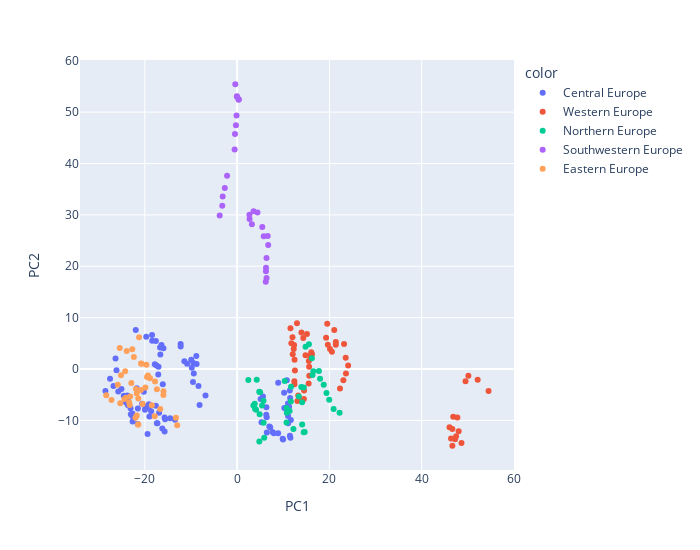

Notebook cell for this chart:
### Markdown cell above
Indeed, it seems like the first principal component separates some regions. Lets look at its interaction with the second principal component.

### Code cell
fig = px.scatter(
        x = comps[:,0],
        y = comps[:,1],
        color=subregions,
        hover_data={"Country" : pca_df.index.get_level_values(0)},
        labels = {"x": "PC1","y": "PC2"},
        height = 550,
        width=700

)
fig.show()

### Figure 1 — Plotly figure (JSON) as saved in the notebook; plotly's stock layout.template omitted (floating-point values rounded to 4 significant figures)
{"data": [{"customdata": [["AUT"], ["AUT"], ["AUT"], ["AUT"], ["AUT"], ["AUT"], ["AUT"], ["AUT"], ["AUT"], ["AUT"], ["AUT"], ["AUT"], ["AUT"], ["AUT"], ["CZE"], ["CZE"], ["CZE"], ["CZE"], ["CZE"], ["CZE"], ["CZE"], ["CZE"], ["CZE"], ["CZE"], ["CZE"], ["CZE"], ["CZE"], ["CZE"], ["DEU"], ["DEU"], ["DEU"], ["DEU"], ["DEU"], ["DEU"], ["DEU"], ["DEU"], ["DEU"], ["DEU"], ["DEU"], ["DEU"], ["DEU"], ["DEU"], ["HUN"], ["HUN"], ["HUN"], ["HUN"], ["HUN"], ["HUN"], ["HUN"], ["HUN"], ["HUN"], ["HUN"], ["HUN"], ["HUN"], ["HUN"], ["HUN"], ["POL"], ["POL"], ["POL"], ["POL"], ["POL"], ["POL"], ["POL"], ["POL"], ["POL"], ["POL"], ["POL"], ["POL"], ["POL"], ["POL"], ["SVK"], ["SVK"], ["SVK"], ["SVK"], ["SVK"], ["SVK"], ["SVK"], ["SVK"], ["SVK"], ["SVK"], ["SVK"], ["SVK"], ["SVK"], ["SVK"], ["SVN"], ["SVN"], ["SVN"], ["SVN"], ["SVN"], ["SVN"], ["SVN"], ["SVN"], ["SVN"], ["SVN"], ["SVN"], ["SVN"], ["SVN"], ["SVN"]], "hovertemplate": "color=Central Europe<br>PC1=%{x}<br>PC2=%{y}<br>Country=%{customdata[0]}<extra></extra>", "legendgroup": "Central Europe", "marker": {"color": "#636efa", "symbol": "circle"}, "mode": "markers", "name": "Central Europe", "orientation": "v", "showlegend": true, "type": "scatter", "x": [8.905, 10.18, 11.49, 11.42, 10.77, 11.01, 10.23, 10.82, 11.25, 11.03, 11.65, 11.05, 11.44, 11.55, -24.09, -23.03, -22.65, -22.73, -20.22, -19.89, -19.31, -19.12, -19.07, -19.01, -17.28, -17.39, -16.22, -15.72, 5.595, 6.344, 6.405, 6.312, 5.092, 5.289, 6.432, 6.981, 7.171, 7.665, 7.967, 8.881, 9.873, 9.955, -21.97, -19.69, -18.4, -17.61, -18.44, -16.71, -15.96, -16.4, -16.64, -17.48, -17.04, -17.83, -17.1, -16.11, -26.35, -26.15, -26.8, -28.54, -27.54, -25.76, -24.57, -24.12, -23.81, -23.68, -23.1, -22.71, -21.54, -19.41, -25.07, -23.66, -21.51, -20.59, -21.76, -19.98, -18.96, -18.64, -17.61, -16.91, -15.72, -15.62, -14.52, -13.46, -12.24, -10.83, -9.823, -9.945, -12.24, -11.44, -8.783, -8.846, -9.485, -9.392, -9.565, -8.377, -6.857, -8.142], "xaxis": "x", "y": [-2.668, -4.598, -5.651, -4.191, -2.2, -6.698, -7.591, -7.765, -7.322, -9.119, -9.931, -10.56, -12.96, -13.37, -6.493, -8.792, -10.21, -9.134, -4.417, -7.274, -7.502, -6.841, -7.033, -9.217, -10.55, -10.54, -11.59, -12.13, -5.353, -7.42, -9.402, -8.868, -5.831, -10.35, -12.32, -11.18, -11.31, -12.27, -12.47, -12.47, -13.58, -13.69, 7.595, 6.281, 5.506, 5.48, 6.648, 4.22, 4.039, 4.68, 2.815, 0.6908, 0.4494, 0.9229, -1.046, -2.964, 2.056, -0.2232, -3.282, -4.263, -1.897, -4.362, -5.185, -5.276, -5.167, -6.995, -7.649, -8.653, -10.7, -12.62, -3.865, -6.136, -7.688, -6.757, -3.756, -7.906, -7.216, -8.205, -7.137, -8.482, -9.447, -9.777, -9.588, -9.885, 4.892, 1.057, 0.2346, 1.801, 4.38, 1.5, 1.005, 2.556, 1.173, -0.8797, -2.535, -3.284, -5.138, -6.975], "yaxis": "y"}, {"customdata": [["BEL"], ["BEL"], ["BEL"], ["BEL"], ["BEL"], ["BEL"], ["BEL"], ["BEL"], ["BEL"], ["BEL"], ["BEL"], ["BEL"], ["BEL"], ["BEL"], ["FRA"], ["FRA"], ["FRA"], ["FRA"], ["FRA"], ["FRA"], ["FRA"], ["FRA"], ["FRA"], ["FRA"], ["FRA"], ["FRA"], ["FRA"], ["FRA"], ["LUX"], ["LUX"], ["LUX"], ["LUX"], ["LUX"], ["LUX"], ["LUX"], ["LUX"], ["LUX"], ["LUX"], ["LUX"], ["LUX"], ["LUX"], ["LUX"], ["NLD"], ["NLD"], ["NLD"], ["NLD"], ["NLD"], ["NLD"], ["NLD"], ["NLD"], ["NLD"], ["NLD"], ["NLD"], ["NLD"], ["NLD"], ["NLD"]], "hovertemplate": "color=Western Europe<br>PC1=%{x}<br>PC2=%{y}<br>Country=%{customdata[0]}<extra></extra>", "legendgroup": "Western Europe", "marker": {"color": "#EF553B", "symbol": "circle"}, "mode": "markers", "name": "Western Europe", "orientation": "v", "showlegend": true, "type": "scatter", "x": [19.53, 19.28, 20.12, 19.67, 21.05, 21.39, 20.54, 21.39, 23.18, 23.53, 24.06, 23.59, 23.03, 22.29, 12.97, 13.94, 12.34, 12.0, 11.56, 11.76, 12.05, 12.27, 12.44, 12.53, 12.4, 12.43, 13.24, 13.06, 50.12, 52.13, 54.49, 49.5, 46.84, 48.02, 46.65, 46.03, 47.24, 46.66, 47.73, 48.62, 47.46, 46.36, 14.33, 14.82, 15.55, 16.12, 15.13, 15.8, 16.22, 16.07, 15.61, 15.63, 15.5, 14.51, 14.47, 14.15], "xaxis": "x", "y": [8.834, 6.079, 3.899, 4.727, 7.625, 4.75, 3.368, 5.255, 4.855, 2.21, 0.687, -0.8618, -2.187, -3.762, 8.892, 7.1, 4.664, 6.174, 7.925, 5.021, 2.876, 3.917, 1.815, -0.2988, -2.356, -2.946, -5.168, -6.204, -1.306, -2.083, -4.261, -2.396, -9.266, -12.09, -11.64, -11.33, -13.67, -14.92, -9.424, -14.41, -13.05, -13.51, 6.059, 2.699, 1.59, 2.917, 6.831, 2.577, 2.832, 3.282, 0.4336, -1.284, -2.792, -4.155, -5.805, -6.154], "yaxis": "y"}, {"customdata": [["DNK"], ["DNK"], ["DNK"], ["DNK"], ["DNK"], ["DNK"], ["DNK"], ["DNK"], ["DNK"], ["DNK"], ["DNK"], ["DNK"], ["DNK"], ["DNK"], ["FIN"], ["FIN"], ["FIN"], ["FIN"], ["FIN"], ["FIN"], ["FIN"], ["FIN"], ["FIN"], ["FIN"], ["FIN"], ["FIN"], ["FIN"], ["FIN"], ["SWE"], ["SWE"], ["SWE"], ["SWE"], ["SWE"], ["SWE"], ["SWE"], ["SWE"], ["SWE"], ["SWE"], ["SWE"], ["SWE"], ["SWE"], ["SWE"]], "hovertemplate": "color=Northern Europe<br>PC1=%{x}<br>PC2=%{y}<br>Country=%{customdata[0]}<extra></extra>", "legendgroup": "Northern Europe", "marker": {"color": "#00cc96", "symbol": "circle"}, "mode": "markers", "name": "Northern Europe", "orientation": "v", "showlegend": true, "type": "scatter", "x": [13.91, 14.08, 16.19, 15.56, 14.82, 16.52, 16.33, 17.72, 17.97, 18.76, 19.37, 19.96, 20.91, 22.2, 4.253, 4.793, 5.713, 4.987, 2.43, 3.527, 4.105, 3.817, 3.877, 5.399, 4.877, 5.735, 5.867, 4.809, 11.64, 14.44, 13.38, 11.67, 10.31, 11.15, 11.37, 10.72, 10.76, 10.71, 12.2, 14.1, 14.43, 14.64], "xaxis": "x", "y": [-3.501, -6.437, 2.083, 4.826, 4.336, -0.4056, -1.134, -0.3623, -1.881, -3.035, -4.679, -5.964, -7.773, -8.483, -2.084, -4.434, -6.146, -4.509, -2.132, -7.093, -7.902, -6.757, -7.7, -7.105, -8.811, -10.43, -13.39, -14.11, -6.33, -3.569, -5.337, -3.464, -2.341, -8.056, -8.18, -7.558, -8.478, -10.41, -11.68, -10.79, -12.28, -12.26], "yaxis": "y"}, {"customdata": [["ESP"], ["ESP"], ["ESP"], ["ESP"], ["ESP"], ["ESP"], ["ESP"], ["ESP"], ["ESP"], ["ESP"], ["ESP"], ["ESP"], ["ESP"], ["ESP"], ["PRT"], ["PRT"], ["PRT"], ["PRT"], ["PRT"], ["PRT"], ["PRT"], ["PRT"], ["PRT"], ["PRT"], ["PRT"], ["PRT"], ["PRT"], ["PRT"]], "hovertemplate": "color=Southwestern Europe<br>PC1=%{x}<br>PC2=%{y}<br>Country=%{customdata[0]}<extra></extra>", "legendgroup": "Southwestern Europe", "marker": {"color": "#ab63fa", "symbol": "circle"}, "mode": "markers", "name": "Southwestern Europe", "orientation": "v", "showlegend": true, "type": "scatter", "x": [2.663, 2.701, 3.198, 3.56, 4.411, 5.449, 5.763, 6.627, 6.733, 6.367, 6.258, 6.247, 6.381, 6.208, -0.398, -0.06014, 0.3199, 0.3673, -0.01629, -0.1292, -0.2558, -0.4625, -0.5405, -2.178, -2.671, -3.131, -3.217, -3.778], "xaxis": "x", "y": [30.05, 29.21, 28.19, 30.73, 30.48, 27.63, 25.86, 25.87, 24.13, 21.63, 19.72, 19.06, 17.7, 16.99, 55.42, 53.1, 52.4, 52.5, 53.0, 49.36, 47.44, 45.72, 42.71, 37.64, 35.23, 33.6, 31.79, 29.89], "yaxis": "y"}, {"customdata": [["EST"], ["EST"], ["EST"], ["EST"], ["EST"], ["EST"], ["EST"], ["EST"], ["EST"], ["EST"], ["EST"], ["EST"], ["EST"], ["EST"], ["LTU"], ["LTU"], ["LTU"], ["LTU"], ["LTU"], ["LTU"], ["LTU"], ["LTU"], ["LTU"], ["LTU"], ["LTU"], ["LTU"], ["LTU"], ["LTU"], ["LVA"], ["LVA"], ["LVA"], ["LVA"], ["LVA"], ["LVA"], ["LVA"], ["LVA"], ["LVA"], ["LVA"], ["LVA"], ["LVA"], ["LVA"], ["LVA"]], "hovertemplate": "color=Eastern Europe<br>PC1=%{x}<br>PC2=%{y}<br>Country=%{customdata[0]}<extra></extra>", "legendgroup": "Eastern Europe", "marker": {"color": "#FFA15A", "symbol": "circle"}, "mode": "markers", "name": "Eastern Europe", "orientation": "v", "showlegend": true, "type": "scatter", "x": [-28.37, -27.23, -25.32, -25.87, -25.17, -24.06, -24.42, -23.4, -23.27, -21.75, -21.92, -21.42, -20.48, -18.48, -24.26, -22.92, -20.86, -19.89, -19.65, -23.18, -22.02, -21.75, -21.46, -21.42, -16.67, -17.87, -13.26, -12.99, -25.44, -23.93, -22.37, -22.72, -21.25, -20.83, -20.69, -19.32, -19.52, -18.89, -17.8, -17.38, -15.96, -15.99], "xaxis": "x", "y": [-5.09, -6.023, -6.647, -3.036, -1.183, -5.598, -5.837, -6.495, -7.016, -4.766, -3.881, -5.734, -6.775, -7.057, -0.4501, -2.693, -4.064, -3.565, 0.8613, -5.347, -9.479, -9.024, -10.77, -10.8, -7.759, -9.167, -9.477, -10.95, 4.077, 3.539, 2.341, 3.874, 6.168, 1.083, 1.054, -1.246, -1.522, -1.807, -2.442, -3.945, -4.328, -5.027], "yaxis": "y"}], "layout": {"height": 550, "legend": {"title": {"text": "color"}, "tracegroupgap": 0}, "margin": {"t": 60}, "width": 700, "xaxis": {"anchor": "y", "domain": [0, 1], "title": {"text": "PC1"}}, "yaxis": {"anchor": "x", "domain": [0, 1], "title": {"text": "PC2"}}}}
